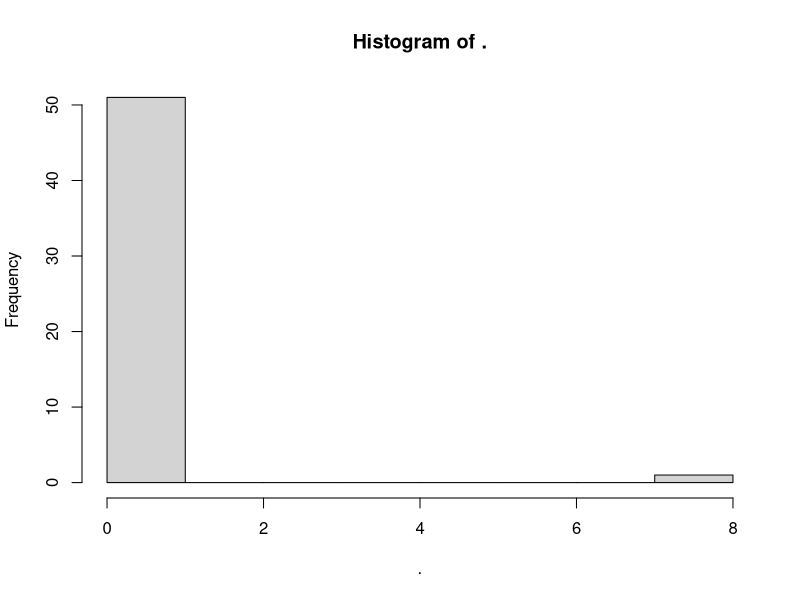
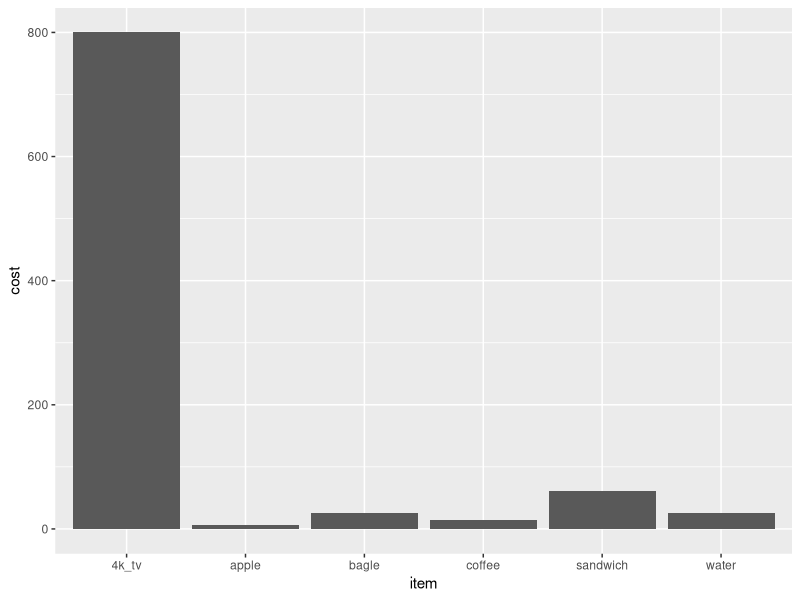
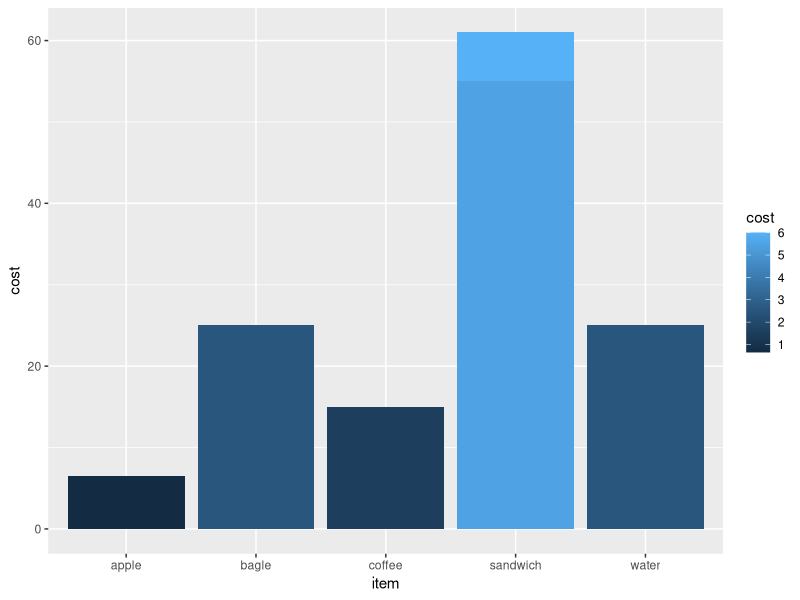
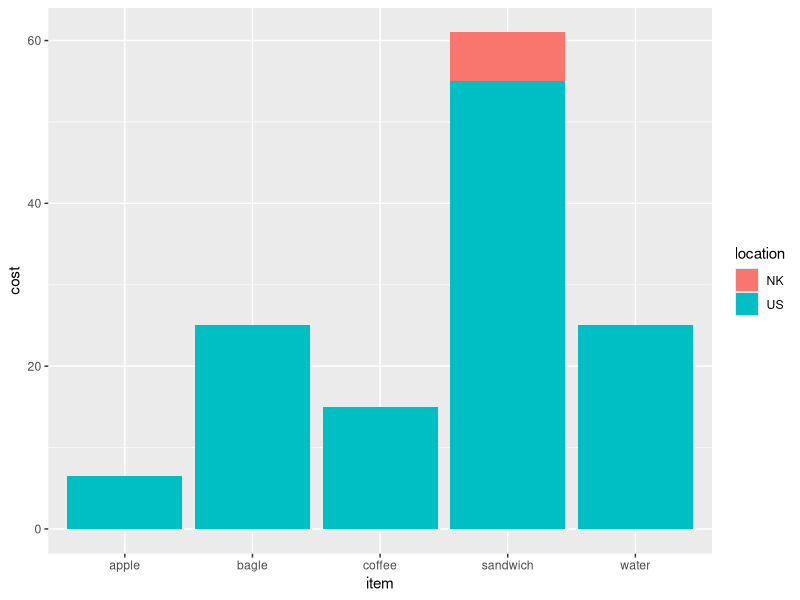

Source code (R) for these figures, in order:
## ---- chunk 1
library(tidyverse)
library(ggplot2)
## ---- chunk 2
df <- data.frame(item=rep(c('bagle', 'coffee', 'apple', 'water', 'sandwich'), 10), cost=rep(c(2.50, 1.50, 0.65, 2.5, 5.50), 10))
df <- rbind(df, c('4k_tv', 799.99))
df <- rbind(df, c('sandwich', 6.00))
df$cost <- as.numeric(df$cost)
#df <- data.frame(df)
head(df, 30)
## ---- chunk 3
df$scale <- abs(scale(df$cost)[,1])
df$scale %>% hist()
## ---- chunk 4
df %>% filter(scale > 1)
## ---- chunk 5
df %>% ggplot(aes(x=item, y=cost)) + geom_col()
## ---- chunk 6
df %>% filter(scale < 2) %>% ggplot(aes(x=item, y=cost, fill=cost)) + geom_col()
## ---- chunk 7
df %>% filter(item == 'sandwich')
## ---- chunk 8
df$location <- c(rep(c('US'), 51), 'NK')
df %>% filter(scale < 2) %>% ggplot(aes(x=item, y=cost, fill=location)) + geom_col()
